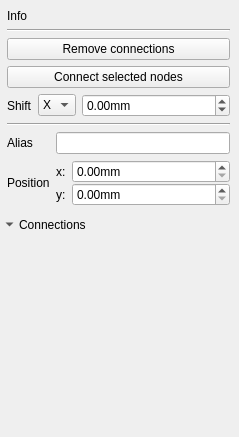
<?xml version="1.0" encoding="UTF-8"?>
<ui version="4.0">
 <class>NodeInspectorWidget</class>
 <widget class="QWidget" name="NodeInspectorWidget">
  <property name="geometry">
   <rect>
    <x>0</x>
    <y>0</y>
    <width>239</width>
    <height>437</height>
   </rect>
  </property>
  <property name="windowTitle">
   <string>Form</string>
  </property>
  <layout class="QVBoxLayout" name="verticalLayout">
   <property name="spacing">
    <number>0</number>
   </property>
   <property name="margin">
    <number>0</number>
   </property>
   <item>
    <widget class="QWidget" name="widget" native="true">
     <layout class="QVBoxLayout" name="verticalLayout_5">
      <property name="leftMargin">
       <number>7</number>
      </property>
      <item>
       <widget class="QLabel" name="lblTile">
        <property name="text">
         <string>Info</string>
        </property>
       </widget>
      </item>
      <item>
       <widget class="Line" name="line">
        <property name="orientation">
         <enum>Qt::Horizontal</enum>
        </property>
       </widget>
      </item>
      <item>
       <widget class="QPushButton" name="btnRemoveConnection">
        <property name="text">
         <string>Remove connections</string>
        </property>
       </widget>
      </item>
      <item>
       <widget class="QPushButton" name="btnConnectNodes">
        <property name="text">
         <string>Connect selected nodes</string>
        </property>
       </widget>
      </item>
      <item>
       <widget class="QWidget" name="widgetShift" native="true">
        <layout class="QGridLayout" name="gridLayout_4">
         <property name="margin">
          <number>0</number>
         </property>
         <item row="1" column="2">
          <widget class="QDoubleSpinBox" name="spShift">
           <property name="sizePolicy">
            <sizepolicy hsizetype="Expanding" vsizetype="Fixed">
             <horstretch>0</horstretch>
             <verstretch>0</verstretch>
            </sizepolicy>
           </property>
           <property name="suffix">
            <string>mm</string>
           </property>
           <property name="minimum">
            <double>-9999.989999999999782</double>
           </property>
           <property name="maximum">
            <double>9999.989999999999782</double>
           </property>
          </widget>
         </item>
         <item row="1" column="1">
          <widget class="QComboBox" name="cbShiftAxis">
           <property name="sizePolicy">
            <sizepolicy hsizetype="Minimum" vsizetype="Fixed">
             <horstretch>0</horstretch>
             <verstretch>0</verstretch>
            </sizepolicy>
           </property>
           <property name="maximumSize">
            <size>
             <width>50</width>
             <height>16777215</height>
            </size>
           </property>
           <item>
            <property name="text">
             <string>X</string>
            </property>
           </item>
           <item>
            <property name="text">
             <string>Y</string>
            </property>
           </item>
          </widget>
         </item>
         <item row="1" column="0">
          <widget class="QLabel" name="label">
           <property name="text">
            <string>Shift</string>
           </property>
          </widget>
         </item>
        </layout>
       </widget>
      </item>
      <item>
       <widget class="Line" name="nodeInfoSeparator">
        <property name="orientation">
         <enum>Qt::Horizontal</enum>
        </property>
       </widget>
      </item>
      <item>
       <widget class="QWidget" name="nodeInfo" native="true">
        <layout class="QVBoxLayout" name="verticalLayout_6">
         <property name="margin">
          <number>0</number>
         </property>
         <item>
          <layout class="QGridLayout" name="gridLayout_3">
           <item row="0" column="0">
            <widget class="QLabel" name="lblAlias">
             <property name="text">
              <string>Alias</string>
             </property>
            </widget>
           </item>
           <item row="0" column="1">
            <widget class="QLineEdit" name="leAlias"/>
           </item>
           <item row="1" column="0">
            <widget class="QLabel" name="label_3">
             <property name="text">
              <string>Position</string>
             </property>
            </widget>
           </item>
           <item row="1" column="1">
            <layout class="QGridLayout" name="gridLayout_2">
             <property name="verticalSpacing">
              <number>0</number>
             </property>
             <item row="0" column="0">
              <widget class="QLabel" name="label_4">
               <property name="text">
                <string>x:</string>
               </property>
              </widget>
             </item>
             <item row="0" column="1">
              <widget class="QDoubleSpinBox" name="spX">
               <property name="sizePolicy">
                <sizepolicy hsizetype="Expanding" vsizetype="Fixed">
                 <horstretch>0</horstretch>
                 <verstretch>0</verstretch>
                </sizepolicy>
               </property>
               <property name="minimumSize">
                <size>
                 <width>100</width>
                 <height>0</height>
                </size>
               </property>
               <property name="suffix">
                <string>mm</string>
               </property>
               <property name="maximum">
                <double>9999.989999999999782</double>
               </property>
              </widget>
             </item>
             <item row="1" column="0">
              <widget class="QLabel" name="label_5">
               <property name="text">
                <string>y:</string>
               </property>
              </widget>
             </item>
             <item row="1" column="1">
              <widget class="QDoubleSpinBox" name="spY">
               <property name="sizePolicy">
                <sizepolicy hsizetype="Expanding" vsizetype="Fixed">
                 <horstretch>0</horstretch>
                 <verstretch>0</verstretch>
                </sizepolicy>
               </property>
               <property name="minimumSize">
                <size>
                 <width>100</width>
                 <height>0</height>
                </size>
               </property>
               <property name="suffix">
                <string>mm</string>
               </property>
               <property name="maximum">
                <double>9999.989999999999782</double>
               </property>
              </widget>
             </item>
            </layout>
           </item>
          </layout>
         </item>
        </layout>
       </widget>
      </item>
     </layout>
    </widget>
   </item>
   <item>
    <widget class="QWidget" name="connectionsInfo" native="true">
     <layout class="QVBoxLayout" name="verticalLayout_3">
      <property name="margin">
       <number>0</number>
      </property>
      <item>
       <layout class="QGridLayout" name="gridLayout">
        <property name="spacing">
         <number>0</number>
        </property>
        <item row="0" column="0">
         <widget class="QToolButton" name="btnShowConnection">
          <property name="styleSheet">
           <string notr="true">border: 0px</string>
          </property>
          <property name="text">
           <string>...</string>
          </property>
          <property name="checkable">
           <bool>true</bool>
          </property>
          <property name="checked">
           <bool>true</bool>
          </property>
          <property name="autoRaise">
           <bool>true</bool>
          </property>
          <property name="arrowType">
           <enum>Qt::DownArrow</enum>
          </property>
         </widget>
        </item>
        <item row="0" column="1">
         <widget class="QLabel" name="label_2">
          <property name="sizePolicy">
           <sizepolicy hsizetype="Expanding" vsizetype="Preferred">
            <horstretch>0</horstretch>
            <verstretch>0</verstretch>
           </sizepolicy>
          </property>
          <property name="text">
           <string>Connections</string>
          </property>
         </widget>
        </item>
        <item row="1" column="1">
         <widget class="QScrollArea" name="scrollArea">
          <property name="frameShape">
           <enum>QFrame::NoFrame</enum>
          </property>
          <property name="widgetResizable">
           <bool>true</bool>
          </property>
          <widget class="QWidget" name="scrollAreaWidgetContents_3">
           <property name="geometry">
            <rect>
             <x>0</x>
             <y>0</y>
             <width>218</width>
             <height>76</height>
            </rect>
           </property>
           <layout class="QVBoxLayout" name="verticalLayout_4">
            <property name="margin">
             <number>0</number>
            </property>
            <item>
             <widget class="QFrame" name="connectionFrame">
              <property name="sizePolicy">
               <sizepolicy hsizetype="Preferred" vsizetype="Expanding">
                <horstretch>0</horstretch>
                <verstretch>0</verstretch>
               </sizepolicy>
              </property>
              <layout class="QVBoxLayout" name="verticalLayout_2">
               <property name="spacing">
                <number>1</number>
               </property>
               <property name="leftMargin">
                <number>0</number>
               </property>
               <property name="topMargin">
                <number>1</number>
               </property>
               <property name="rightMargin">
                <number>0</number>
               </property>
               <property name="bottomMargin">
                <number>1</number>
               </property>
               <item>
                <spacer name="verticalSpacer">
                 <property name="orientation">
                  <enum>Qt::Vertical</enum>
                 </property>
                 <property name="sizeHint" stdset="0">
                  <size>
                   <width>20</width>
                   <height>40</height>
                  </size>
                 </property>
                </spacer>
               </item>
              </layout>
             </widget>
            </item>
           </layout>
          </widget>
         </widget>
        </item>
       </layout>
      </item>
     </layout>
    </widget>
   </item>
   <item>
    <widget class="QWidget" name="spacerWidget" native="true">
     <property name="sizePolicy">
      <sizepolicy hsizetype="Preferred" vsizetype="Expanding">
       <horstretch>0</horstretch>
       <verstretch>0</verstretch>
      </sizepolicy>
     </property>
    </widget>
   </item>
  </layout>
 </widget>
 <resources/>
 <connections/>
</ui>
